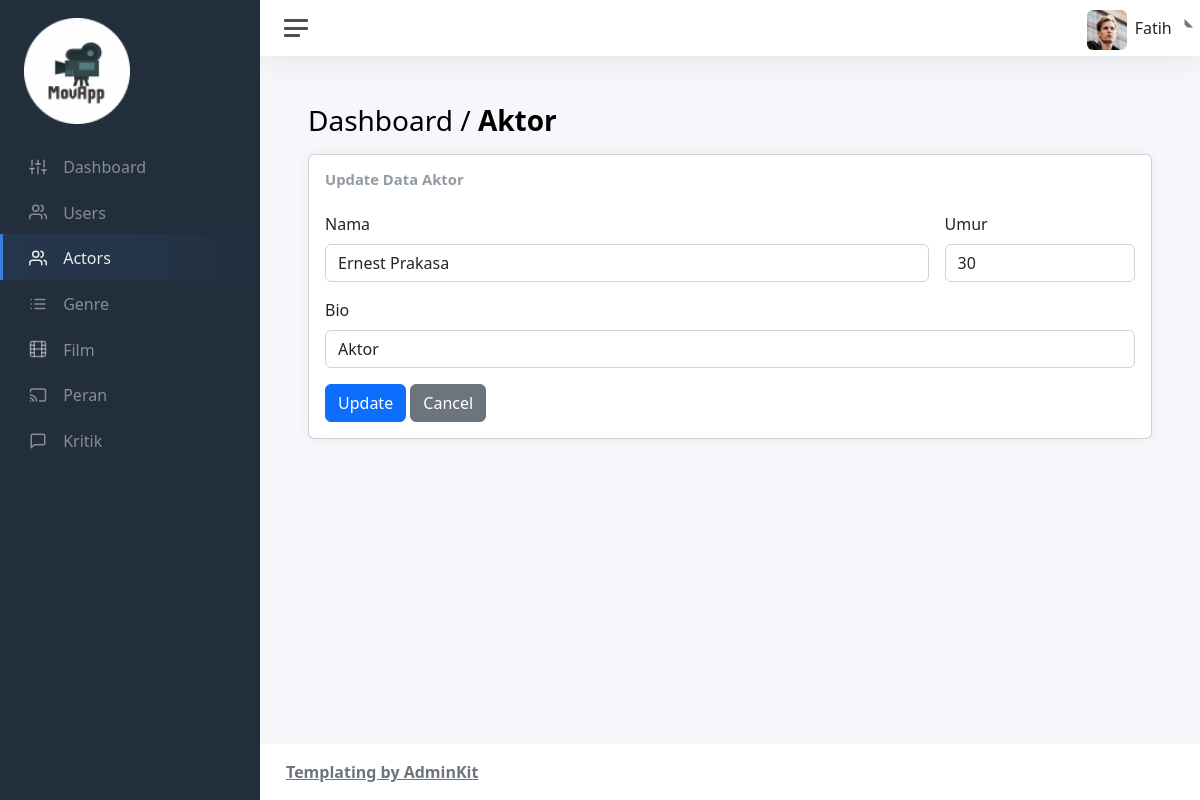
/admin/views/actor/edit-act.php?id=1, run on the app's committed database.
### tables this page shows
CREATE TABLE `cast` (
  `id` int(11) NOT NULL,
  `nama` varchar(65) NOT NULL,
  `umur` int(11) NOT NULL,
  `bio` varchar(255) DEFAULT NULL
);

### admin/views/actor/edit-act.php (the view, shortened to what this page needs)
<!DOCTYPE html>
<html lang="en">
    <head>
        <?php include "../layouts/assetsLink.php"; ?>
    </head>
    <body>
        <div class="wrapper">
            <nav id="sidebar" class="sidebar js-sidebar">
                <div class="sidebar-content js-simplebar">
                    <a class="sidebar-brand" href="../../index.php">
                        <img src="../../../assets/img/icons/logo-1.png" alt="logo" width="50%"
                            style="text-align: center;">
                    </a>
                    <ul class="sidebar-nav">
                        <li class="sidebar-item">
                            <a class="sidebar-link" href="../../index.php">
                                <i class="align-middle" data-feather="sliders"></i>
                                <span class="align-middle">Dashboard</span>
                            </a>
                        </li>
                        <li class="sidebar-item">
                            <a class="sidebar-link" href="../user/user.php">
                                <i class="align-middle" data-feather="users"></i>
                                <span class="align-middle">Users</span>
                            </a>
                        </li>
                        <li class="sidebar-item active">
                            <a class="sidebar-link" href="actor.php">
                                <i class="align-middle" data-feather="users"></i>
                                <span class="align-middle">Actors</span>
                            </a>
                        </li>
                        <li class="sidebar-item">
                            <a class="sidebar-link" href="../genre/genre.php">
                                <i class="align-middle" data-feather="list"></i>
                                <span class="align-middle">Genre</span>
                            </a>
                        </li>
                        <li class="sidebar-item">
                            <a class="sidebar-link" href="../film/film.php">
                                <i class="align-middle" data-feather="film"></i>
                                <span class="align-middle">Film</span>
                            </a>
                        </li>
                        <li class="sidebar-item">
                            <a class="sidebar-link" href="../peran/peran.php">
                                <i class="align-middle" data-feather="cast"></i>
                                <span class="align-middle">Peran</span>
                            </a>
                        </li>
                        <li class="sidebar-item">
                            <a class="sidebar-link" href="../kritik/kritik.php">
                                <i class="align-middle" data-feather="message-square"></i>
                                <span class="align-middle">Kritik</span>
                            </a>
                        </li>
                    </ul>
                </div>
            </nav>
            <div class="main">
                <?php include_once ("../layouts/navbar.php"); ?>
                <main class="content">
                    <div class="container-fluid p-0">
                        <h1 class="h3 mb-3">Dashboard / <strong>Aktor</strong></h1>
                        <div class="col-sm-12">
                            <div class="card">
                                <div class="card-body">
                                    <?php
                                        include "../../../database/db.php";
                                        $id = $_GET['id'];
                                        $query = $conn->query("SELECT * FROM cast WHERE id='$id'");
                                        while ($data = mysqli_fetch_array($query)) {
                                            $id = $data["id"];
                                            $nama = $data["nama"];
                                            $umur = $data["umur"];
                                            $bio = $data["bio"];
                                        }
                                    ?>
                                    <h3 class="card-title mb-4">Update Data Aktor</h3>
                                    <form class="row g-3 needs-validation" novalidate
                                        action="../../../controllers/actor/update-act.php?id=<?php echo $id; ?>"
                                        method="post"
                                        enctype="multipart/form-data">
                                        <div class="col md-12">
                                            <label for="validationCustomName" class="form-label">Nama</label>
                                            <div class="input-group has-validation">
                                                <input type="text" name="nama" class="form-control"
                                                    id="validationCustomName" value="<?php echo $nama; ?>"
                                                    aria-describedby="inputGroupPrepend" required>
                                            </div>
                                        </div>
                                        <div class="col-3">
                                            <label for="validationCustomPrice" class="form-label">Umur</label>
                                            <div class="input-group has-validation">
                                                <input type="text" name="umur" class="form-control"
                                                    id="validationCustomPrice" value="<?php echo $umur; ?>"
                                                    aria-describedby="inputGroupPrepend" required>
                                            </div>
                                        </div>
                                        <div class="col-12">
                                            <label for="validationCustomPrice" class="form-label">Bio</label>
                                            <div class="input-group has-validation">
                                                <input type="text" name="bio" class="form-control"
                                                    id="validationCustomPrice" value="<?php echo $bio; ?>"
                                                    aria-describedby="inputGroupPrepend" required>
                                            </div>
                                        </div>
                                        <div class="col-12">
                                            <button class="btn btn-primary" type="submit">Update</button>
                                            <a class="btn btn-secondary"
                                                href="actor.php" role="button">
                                                Cancel
                                            </a>
                                        </div>
                                    </form>
                                </div>
                            </div>
                        </div>
                    </div>
                </main>
                <?php include_once ("../layouts/footer.php"); ?>
            </div>
        </div>
    </body>
</html>

### data on the page
cast: nama "Ernest Prakasa", umur "30", bio "Aktor"
